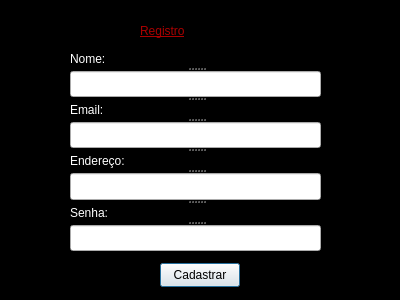
<?xml version="1.0" encoding="UTF-8"?>
<ui version="4.0">
 <class>create_new_user</class>
 <widget class="QDialog" name="create_new_user">
  <property name="geometry">
   <rect>
    <x>0</x>
    <y>0</y>
    <width>400</width>
    <height>300</height>
   </rect>
  </property>
  <property name="windowTitle">
   <string>Dialog</string>
  </property>
  <widget class="QLabel" name="label_5">
   <property name="geometry">
    <rect>
     <x>140</x>
     <y>10</y>
     <width>111</width>
     <height>41</height>
    </rect>
   </property>
   <property name="toolTip">
    <string>&lt;html&gt;&lt;head/&gt;&lt;body&gt;&lt;p align=&quot;center&quot;&gt;&lt;span style=&quot; font-size:18pt; font-weight:700;&quot;&gt;Registro&lt;/span&gt;&lt;/p&gt;&lt;/body&gt;&lt;/html&gt;</string>
   </property>
   <property name="styleSheet">
    <string notr="true">font: 900 italic 20pt &quot;Segoe UI&quot;;
text-decoration: underline;
color: rgb(170, 0, 0);
</string>
   </property>
   <property name="text">
    <string>Registro</string>
   </property>
  </widget>
  <widget class="QPushButton" name="Button_cad">
   <property name="geometry">
    <rect>
     <x>160</x>
     <y>263</y>
     <width>80</width>
     <height>24</height>
    </rect>
   </property>
   <property name="text">
    <string>Cadastrar</string>
   </property>
  </widget>
  <widget class="QSplitter" name="splitter">
   <property name="geometry">
    <rect>
     <x>70</x>
     <y>50</y>
     <width>251</width>
     <height>201</height>
    </rect>
   </property>
   <property name="orientation">
    <enum>Qt::Vertical</enum>
   </property>
   <widget class="QLabel" name="label">
    <property name="styleSheet">
     <string notr="true">color: rgb(255, 255, 255);</string>
    </property>
    <property name="text">
     <string>Nome:</string>
    </property>
   </widget>
   <widget class="QLineEdit" name="line_nome"/>
   <widget class="QLabel" name="label_2">
    <property name="styleSheet">
     <string notr="true">color: rgb(255, 255, 255);</string>
    </property>
    <property name="text">
     <string>Email:</string>
    </property>
   </widget>
   <widget class="QLineEdit" name="line_email"/>
   <widget class="QLabel" name="label_3">
    <property name="styleSheet">
     <string notr="true">color: rgb(255, 255, 255);</string>
    </property>
    <property name="text">
     <string>Endereço:</string>
    </property>
   </widget>
   <widget class="QLineEdit" name="line_endereco"/>
   <widget class="QLabel" name="label_4">
    <property name="styleSheet">
     <string notr="true">color: rgb(255, 255, 255);</string>
    </property>
    <property name="text">
     <string>Senha:</string>
    </property>
   </widget>
   <widget class="QLineEdit" name="line_senha"/>
  </widget>
  <widget class="QLabel" name="background">
   <property name="geometry">
    <rect>
     <x>0</x>
     <y>0</y>
     <width>401</width>
     <height>301</height>
    </rect>
   </property>
   <property name="styleSheet">
    <string notr="true">background-color: rgb(0, 0, 0);</string>
   </property>
   <property name="text">
    <string/>
   </property>
  </widget>
  <zorder>background</zorder>
  <zorder>label_5</zorder>
  <zorder>Button_cad</zorder>
  <zorder>splitter</zorder>
 </widget>
 <resources/>
 <connections/>
</ui>
